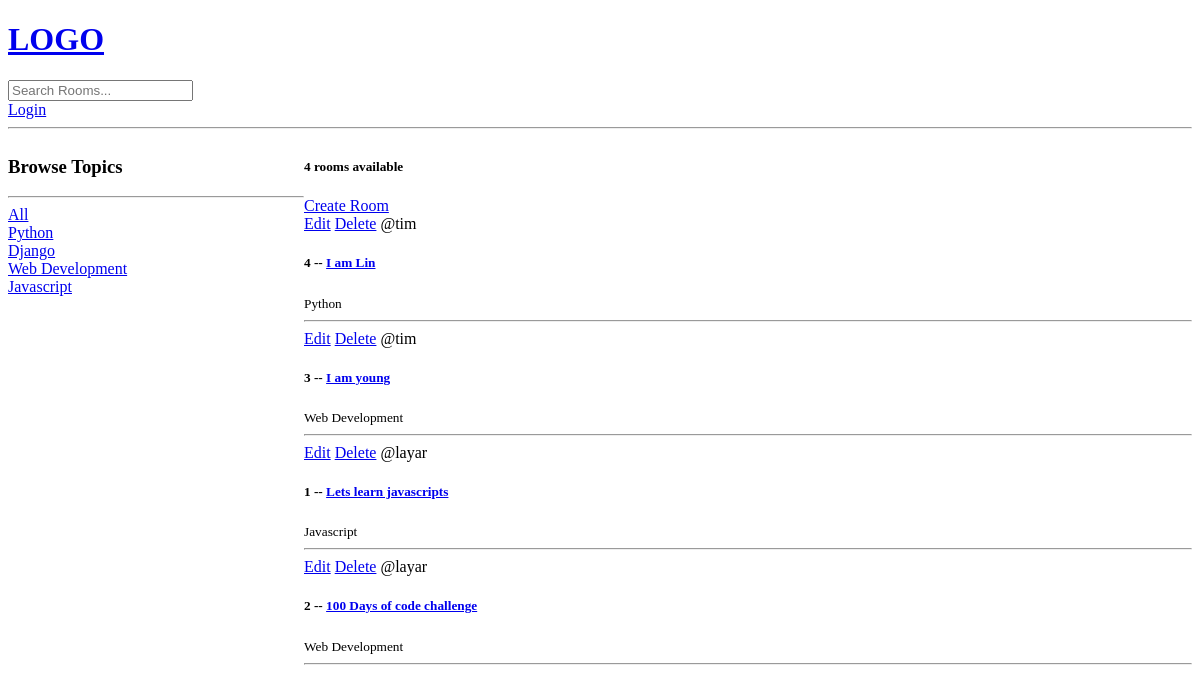
The app's page /, older data.
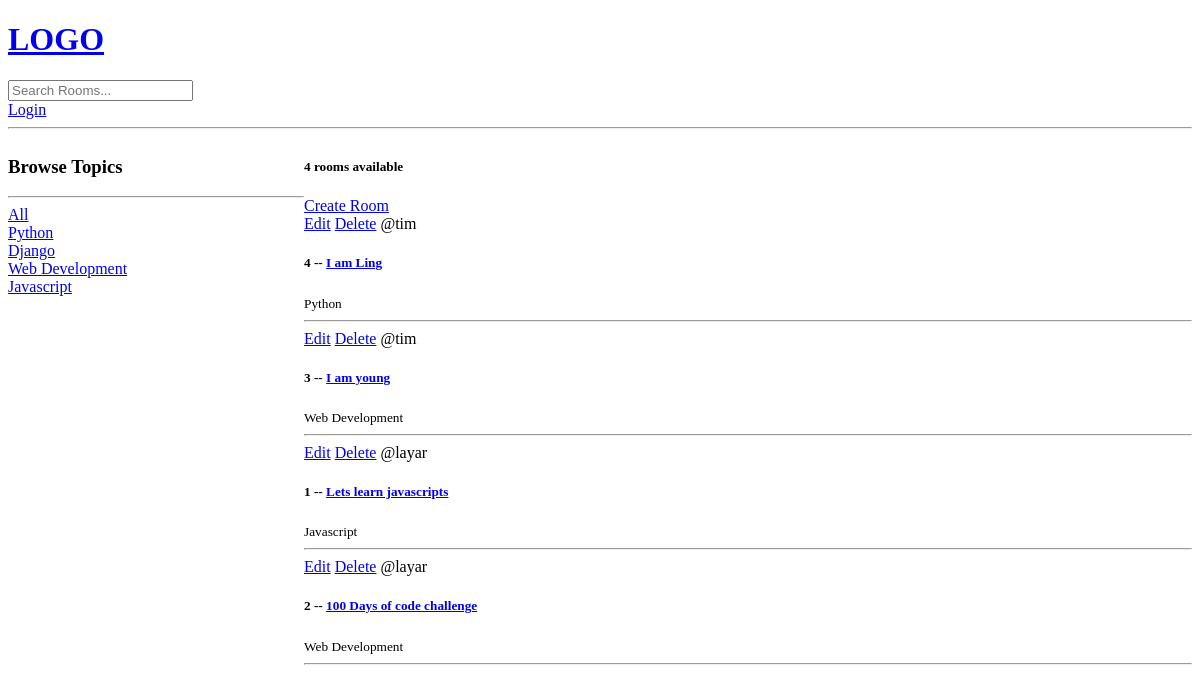
The same page, newer data.
### base/models.py (models this page shows, shortened)
class Room(models.Model):
    host = models.ForeignKey(User, on_delete=models.SET_NULL, null=True)
    topic = models.ForeignKey(Topic, on_delete=models.SET_NULL, null=True)
    name = models.CharField(max_length=200)
    description = models.TextField(null=True, blank=True)
    update = models.DateTimeField(auto_now=True)
    create = models.DateTimeField(auto_now_add=True)
    class Meta:
        ordering = ['-update', '-create']

class Topic(models.Model):
    name = models.CharField(max_length=200)

### base/views.py (the view)
# urls.py: path('', views.home, name="home"),
def home(request):
    q = request.GET.get('q') if request.GET.get('q') != None else ''
    rooms = Room.objects.filter(
        Q(topic__name__icontains=q) |
        Q(name__icontains=q) |
        Q(description__icontains=q)
        )
    topics = Topic.objects.all()
    room_count = rooms.count()
    context = {'rooms': rooms, 'topics': topics, 'room_count': room_count}
    return render(request, 'base/home.html', context)

### base/templates/base/home.html (shortened to what this page needs)
{% extends 'main.html' %}
{% block content %}
<div class="home-container">
    <div>
        <h3>Browse Topics</h3>
        <hr>
        <div>
            <a href="{% url 'home' %}">All</a>
        </div>
        {% for topic in topics %}
            <div>
                <a href="{% url 'home' %}?q={{topic.name}}">{{topic.name}}</a>
            </div>
        {% endfor %}
    </div>
    <div>
        <h5>{{ room_count }} rooms available</h5>
        <a href="{% url 'create-room' %}">Create Room</a>
        <div>
            {% for room in rooms %}
            <div>
                <a href="{% url 'update-room' room.id %}">Edit</a>
                <a href="{% url 'delete-room' room.id %}">Delete</a>
                <span>@{{room.host.username}}</span>
                <h5>{{room.id}} -- <a href="{% url 'room' room.id %}">{{room.name}}</a></h5>
                <small>{{room.topic.name}}</small>
                <hr>
            </div>
            {% endfor %}
        </div>
    </div>
</div>
{% endblock content %}

Row changes from the older to the newer data that the page shows:
changed Room "Python": name "I am Lin" → "I am Ling"
